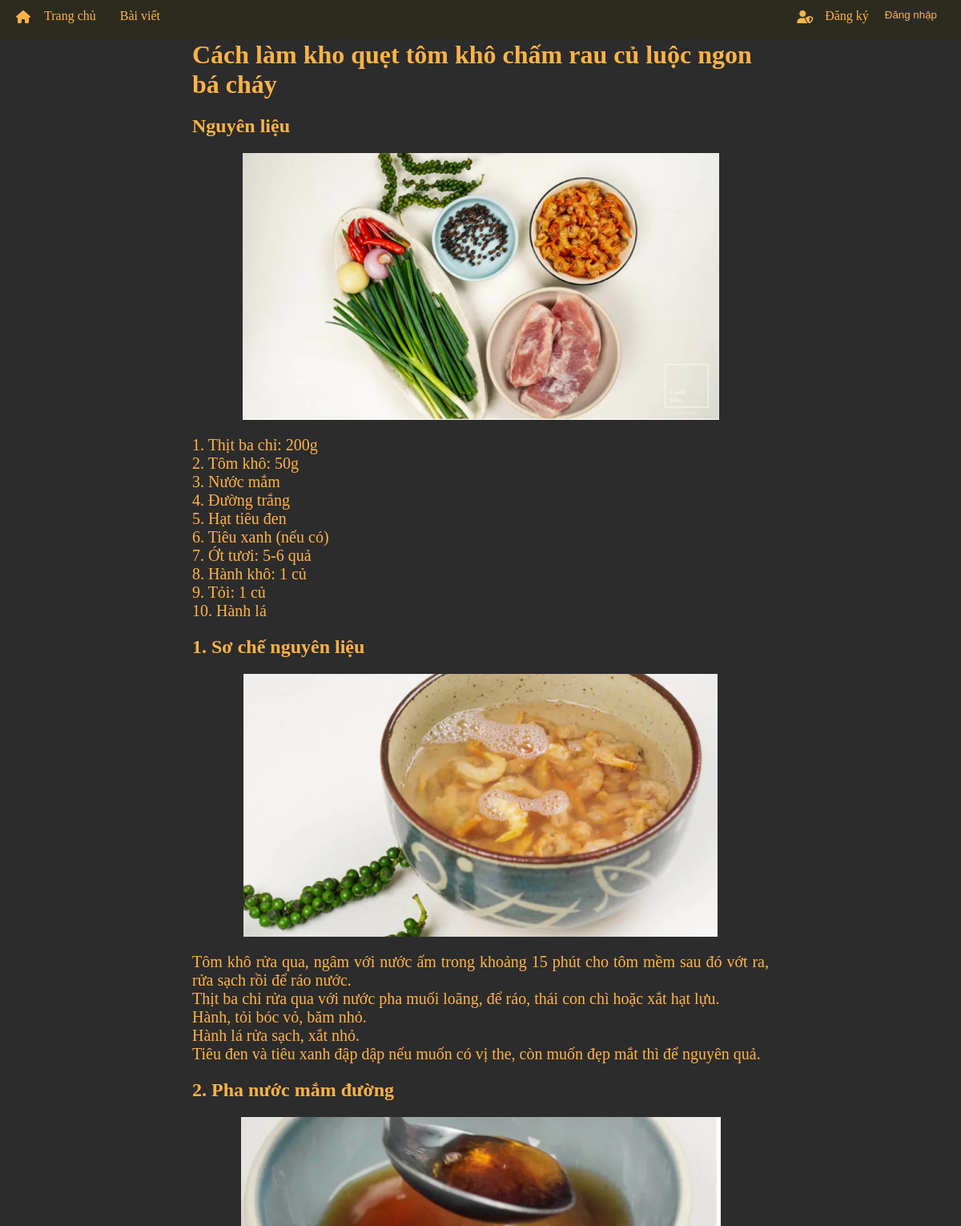
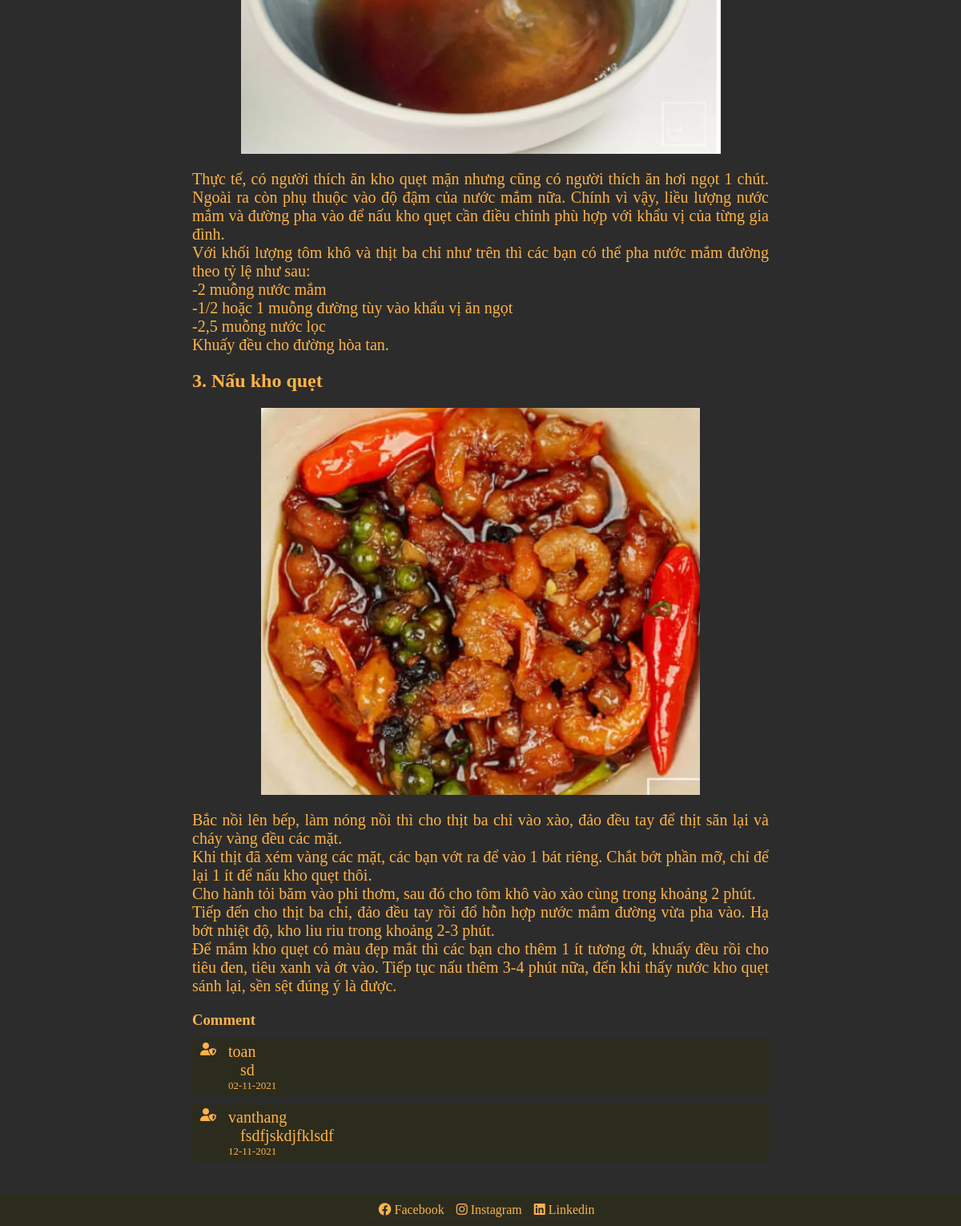
The app's page /post/4/ with its own data (2 pictures, top to bottom).
### blog/models.py (models this page shows, shortened)
class Post(models.Model):
    category = models.ForeignKey(PostCategory, on_delete=models.CASCADE, related_name='posts')
    title = models.CharField(max_length=100)
    image = models.ImageField(null=True)
    date = models.DateTimeField(auto_now_add=True)

class Content(models.Model):
    post = models.ForeignKey(Post, on_delete=models.CASCADE, related_name='contents')
    title = models.CharField(max_length=100)
    body = models.TextField()
    image = models.ImageField(null=False)

class Comment(models.Model):
    post = models.ForeignKey(Post, on_delete=models.CASCADE, related_name='comments')
    author = models.ForeignKey(settings.AUTH_USER_MODEL, on_delete=models.CASCADE)
    body = models.TextField()
    date = models.DateTimeField(auto_now_add=True)

### blog/views.py (the view)
# urls.py: path('post/<int:pk>/', views.post, name='post')
def post(request, pk):
    post = get_object_or_404(models.Post, pk=pk)
    if request.method == "POST":
        body = request.POST['body']
        comment = models.Comment(author=request.user, post=post, body=body)
        comment.save()
        return HttpResponseRedirect(request.path)
    return render(request, "blog/content.html", {'post': post, 'category': category})

### blog/templates/blog/content.html (shortened to what this page needs)
{% extends 'pages/base.html' %}
{% block content %}
<div class="body">
    <div class="body--box">
        <div class="body--item body--title">
            <h1>{{post.title}}</h1>
        </div>
        {% for item in post.contents.all %}
        <div class="body--item body--title">
            <h2>{{item.title}}</h2>
        </div>
        <div class="body--item body--img">
            <img src="{{item.image.url}}">
        </div>
        <div class="body--item body--content">
            <p>
               {{item.body|safe|linebreaks}}
            </p>
        </div>
        {% endfor %}
        <div class="body--item body--comment">
            <h3 class="comment-title">Comment</h3>
            {% for comment in post.comments.all %}
            <div class="comment--items">
                <div class="contai-comment"><i class="icon-comment fas fa-user-shield"></i></div>
                <div class="contai-comment">
                    <div class="comment--item comment--name">{{comment.author}}</div>
                    <div class="comment--item comment--body">{{comment.body}}</div>
                    <div class="comment--item comment-date">{{comment.date|date:'d-m-Y'}}</div>
                </div>
            </div>
            {% endfor %}
        </div>
    </div>
</div>
{% endblock %}

### blog/static/home/style.css (style rules this page uses)
* { position: relative; padding: 0; margin: 0; box-sizing: border-box; color: rgb(255, 179, 71); background-color: rgb(44, 44, 44); }
.body { display: flex; min-height: 80vh; justify-content: center; margin-top: 50px; width: 100%; margin-bottom: 40px; }
.body--box { width: 60vw; background-color: rgb(44, 44, 44); margin: auto; }
.body--item + .body--item { margin-top: 20px; }
.comment--items { background-color: rgb(44, 44, 30); display: flex; }
.icon-comment { margin-left: 10px; margin-top: 5px; align-items: center; }
.contai-comment:last-child { margin: 5px 0px; }
.contai-comment { background-color: rgb(44, 44, 30); }
.comment--items +.comment--items { margin-top: 10px; }
.comment--name { font-size: 18px; }
.comment--item { margin-left: 15px; font-size: 20px; background-color: rgb(44, 44, 30); }
.body--content > p { font-size: 20px; font-style: initial; text-align: justify; }
.body--img { display: flex; justify-content: center; }
.comment-date { font-size: 13px; }
.comment--body { margin-left: 30px; }
.comment-title { margin-bottom: 12px; }

### records on screen
Post: title "Cách làm kho quẹt tôm khô chấm rau củ luộc ngon bá cháy"
Content: title "Nguyên liệu", image (picture), body "1. Thịt ba chỉ: 200g 2. Tôm khô: 50g 3. Nước mắm 4. Đường trắng 5. Hạt tiêu đen 6. Tiêu xanh (nếu có) 7. Ớt tươi: 5-6 quả 8. Hành khô: 1 củ 9. Tỏi: 1 củ 10. Hành lá"
Content: title "1. Sơ chế nguyên liệu", image (picture), body "Tôm khô rửa qua, ngâm với nước ấm trong khoảng 15 phút cho tôm mềm sau đó vớt ra, rửa sạch rồi để ráo nước. Thịt ba chỉ rửa qua với nước pha muối loãng, để ráo, thái con chì hoặc xắt hạt lựu. Hành, tỏi bóc vỏ, băm nhỏ. Hành lá rửa sạch, xắt nhỏ. Tiêu đen và tiêu xanh đập dập nếu muốn có vị the, còn muốn đẹp mắt thì để nguyên quả."
Content: title "2. Pha nước mắm đường", image (picture), body "Thực tế, có người thích ăn kho quẹt mặn nhưng cũng có người thích ăn hơi ngọt 1 chút. Ngoài ra còn phụ thuộc vào độ đậm của nước mắm nữa. Chính vì vậy, liều lượng nước mắm và đường pha vào để nấu kho quẹt cần điều chỉnh phù hợp với khẩu vị của từng gia đình. Với khối lượng tôm khô và thịt ba chỉ như trên thì các bạn có thể pha nước mắm đường theo tỷ lệ như sau: -2 muỗng nước mắm -1/2 hoặc 1 muỗng đường tùy vào khẩu vị ăn ngọt -2,5 muỗng nước lọc Khuấy đều cho đường hòa tan."
Content: title "3. Nấu kho quẹt", image (picture), body "Bắc nồi lên bếp, làm nóng nồi thì cho thịt ba chỉ vào xào, đảo đều tay để thịt săn lại và cháy vàng đều các mặt. Khi thịt đã xém vàng các mặt, các bạn vớt ra để vào 1 bát riêng. Chắt bớt phần mỡ, chỉ để lại 1 ít để nấu kho quẹt thôi. Cho hành tỏi băm vào phi thơm, sau đó cho tôm khô vào xào cùng trong khoảng 2 phút. Tiếp đến cho thịt ba chỉ, đảo đều tay rồi đổ hỗn hợp nước mắm đường vừa pha vào. Hạ bớt nhiệt độ, kho liu riu trong khoảng 2-3 phút. Để mắm kho quẹt có màu đẹp mắt thì các bạn cho thêm 1 ít tương ớt, khuấy đều rồi cho tiêu đen, tiêu xanh và ớt vào. Tiếp tục nấu thêm 3-4 phút nữa, đến khi thấy nước kho quẹt sánh lại, sền sệt đúng ý là được."
Comment: author "toan", body "sd", date "02-11-2021"
Comment: author "vanthang", body "fsdfjskdjfklsdf", date "12-11-2021"
